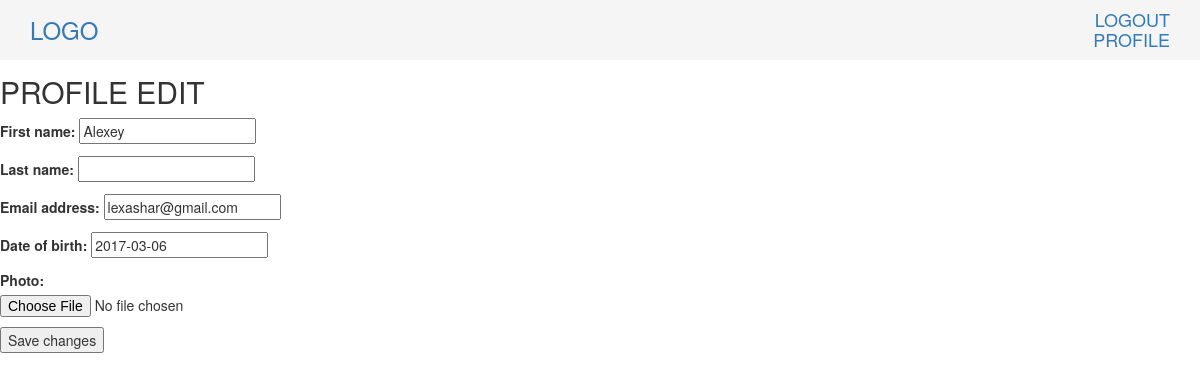
The page /profile/edit/ (signed in) on the database as committed earlier.
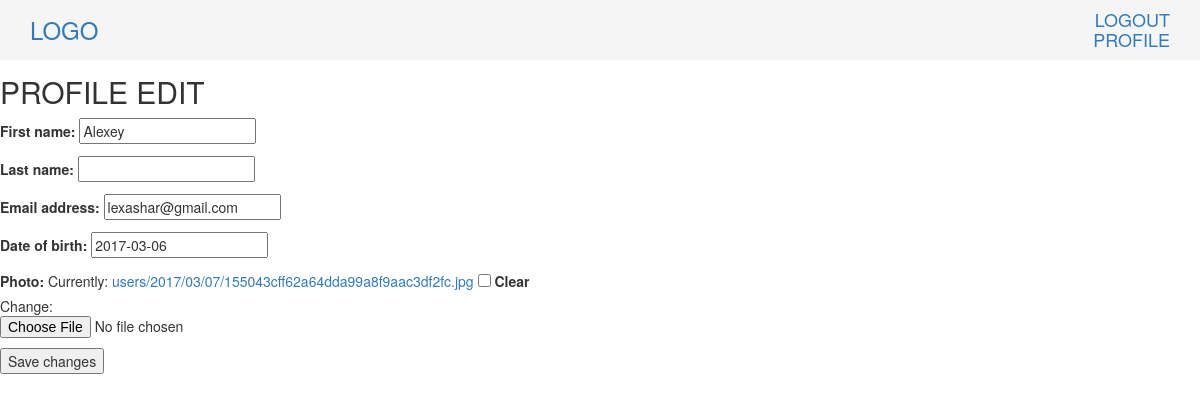
The same page on the database as committed later.
### user_profile/models.py (models this page shows, shortened)
class Profile(models.Model):
    user = models.OneToOneField(settings.AUTH_USER_MODEL)
    date_of_birth = models.DateField(blank=True, null=True)
    photo = models.ImageField(upload_to='users/%Y/%m/%d', blank=True)

### user_profile/views.py (the view)
@login_required
def edit(request):
    if request.method == 'POST':
        user_form = UserEditForm(instance=request.user, data=request.POST)
        profile_form = ProfileEditForm(
            instance=request.user.profile, data=request.POST,
            files=request.FILES)
        if user_form.is_valid() and profile_form.is_valid():
            user_form.save()
            profile_form.save()
    else:
        user_form = UserEditForm(instance=request.user)
        profile_form = ProfileEditForm(instance=request.user.profile)
    return render(request, 'profile/edit.html', {
        'user_form': user_form, 'profile_form': profile_form})

### user_profile/forms.py
class UserEditForm(forms.ModelForm):
    class Meta:
        model = User
        fields = ('first_name', 'last_name', 'email')

class ProfileEditForm(forms.ModelForm):
    class Meta:
        model = Profile
        fields = ('date_of_birth', 'photo')

### user_profile/templates/profile/edit.html (shortened to what this page needs)
{% extends "account_base.html" %}
{% block content %}
    <h2>PROFILE EDIT</h2>
    <form action="." method="post" enctype="multipart/form-data">
        {{ user_form.as_p }}
        {{ profile_form.as_p }}
        <p><input type="submit" value="Save changes"></p>
    </form>
{% endblock %}

### account/templates/account_base.html (shortened to what this page needs)
{% load staticfiles %}
<!DOCTYPE html>
<html lang="en">
    <head>
        <link rel="stylesheet" href="{% static "bootstrap/css/bootstrap.css" %}">
        <link rel="stylesheet" href="{% static "bootstrap/css/bootstrap-theme.css" %}">
        <link rel="stylesheet" href="{% static "css/index.css" %}">
    </head>
    <body style="height: 1500px;">
        {% block head %}
            <div class="head-nav">
                <div class="head-nav-item align-middle text-left">
                    <a href="{% url 'index' %}"><h3 class="none-margin">LOGO</h3></a>
                </div>
                <div class="head-nav-item">
                </div>
                <div class="head-nav-item align-middle text-right">
                    {% if user.is_authenticated %}
                        <div>
                            <a href={% url 'logout' %}> <h4 class="none-margin">LOGOUT</h4></a>
                            <a href={% url 'profile' %}> <h4 class="none-margin">PROFILE</h4></a>
                        </div>
                    {% else %}
                        <div>
                            <a href={% url 'login' %}> login </a>
                            <a href={% url 'registration' %}> registration </a>
                        </div>
                    {% endif %}
                </div>
            </div>
        {% endblock %}
        <div style="margin-top: 75px;">
            {% block content %}
            {% endblock %}
        </div>
    </body>
</html>

### static/static_files/css/index.css (style rules this page uses)
.align-middle { vertical-align: middle; }
.head-nav { display: table; height: 60px; background-color: #f5f5f5; position: fixed; width: 100%; top: 0px; z-index: 10; }
.head-nav-item { display: table-cell; }
.head-nav > div:first-child, .head-nav > div:last-child { width: 20%; height: 100%; }
.head-nav > div:nth-child(2) { width: 60%; height: 100%; }
.head-nav > div:first-child { padding-left: 30px; }
.head-nav > div:last-child { padding-right: 30px; }
.none-margin { margin: 0px; }

Rows that differ between the two databases and show on the page:
now on this page (row edited): Profile: date_of_birth "2017-03-06"
Other text that changed with them:
form field as_p: (not shown) → "☐"
form field date_of_birth: "2017-03-06" → (not shown)
text no longer shown: "Date of birth: Photo:"
text now shown: "Date of birth: Photo: Currently: users/2017/03/07/155043cff62a64dda99a8f9aac3df2fc.jpg Clear Change:"
